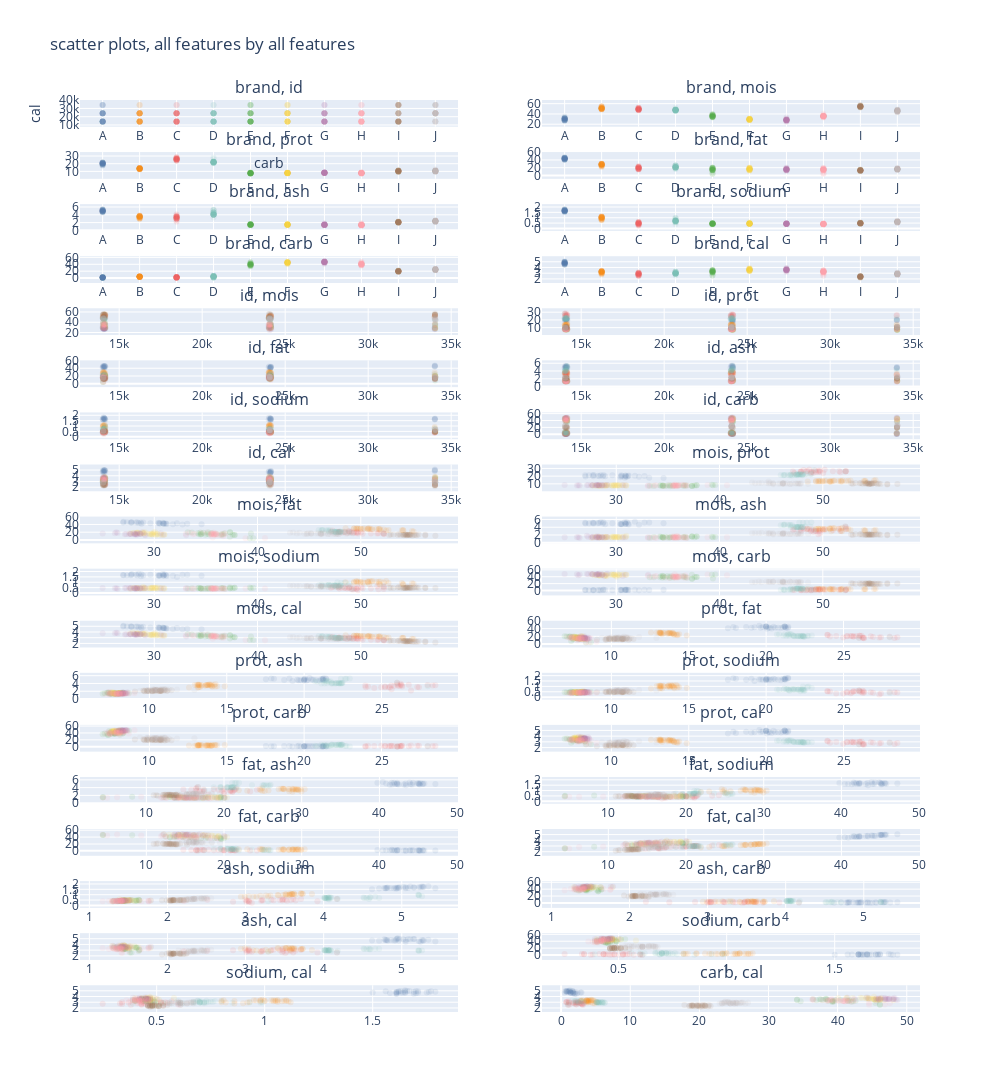

This figure's notebook cell:
### Code cell
fig

### Figure 1 — Plotly figure (JSON) as saved in the notebook; plotly's stock layout.template omitted (floating-point values rounded to 4 significant figures; data arrays with more than 128 entries replaced by an {"elided": "..."} marker saying what was removed)
{"data": [{"marker": {"color": {"elided": "300 str values"}, "opacity": 0.1}, "mode": "markers", "name": "brand, id", "showlegend": false, "type": "scatter", "x": {"elided": "300 str values"}, "xaxis": "x", "y": {"elided": "300 int values"}, "yaxis": "y"}, {"marker": {"color": {"elided": "300 str values"}, "opacity": 0.1}, "mode": "markers", "name": "brand, mois", "showlegend": false, "type": "scatter", "x": {"elided": "300 str values"}, "xaxis": "x2", "y": {"elided": "300 float values"}, "yaxis": "y2"}, {"marker": {"color": {"elided": "300 str values"}, "opacity": 0.1}, "mode": "markers", "name": "brand, prot", "showlegend": false, "type": "scatter", "x": {"elided": "300 str values"}, "xaxis": "x3", "y": {"elided": "300 float values"}, "yaxis": "y3"}, {"marker": {"color": {"elided": "300 str values"}, "opacity": 0.1}, "mode": "markers", "name": "brand, fat", "showlegend": false, "type": "scatter", "x": {"elided": "300 str values"}, "xaxis": "x4", "y": {"elided": "300 float values"}, "yaxis": "y4"}, {"marker": {"color": {"elided": "300 str values"}, "opacity": 0.1}, "mode": "markers", "name": "brand, ash", "showlegend": false, "type": "scatter", "x": {"elided": "300 str values"}, "xaxis": "x5", "y": {"elided": "300 float values"}, "yaxis": "y5"}, {"marker": {"color": {"elided": "300 str values"}, "opacity": 0.1}, "mode": "markers", "name": "brand, sodium", "showlegend": false, "type": "scatter", "x": {"elided": "300 str values"}, "xaxis": "x6", "y": {"elided": "300 float values"}, "yaxis": "y6"}, {"marker": {"color": {"elided": "300 str values"}, "opacity": 0.1}, "mode": "markers", "name": "brand, carb", "showlegend": false, "type": "scatter", "x": {"elided": "300 str values"}, "xaxis": "x7", "y": {"elided": "300 float values"}, "yaxis": "y7"}, {"marker": {"color": {"elided": "300 str values"}, "opacity": 0.1}, "mode": "markers", "name": "brand, cal", "showlegend": false, "type": "scatter", "x": {"elided": "300 str values"}, "xaxis": "x8", "y": {"elided": "300 float values"}, "yaxis": "y8"}, {"marker": {"color": {"elided": "300 str values"}, "opacity": 0.1}, "mode": "markers", "name": "id, mois", "showlegend": false, "type": "scatter", "x": {"elided": "300 int values"}, "xaxis": "x9", "y": {"elided": "300 float values"}, "yaxis": "y9"}, {"marker": {"color": {"elided": "300 str values"}, "opacity": 0.1}, "mode": "markers", "name": "id, prot", "showlegend": false, "type": "scatter", "x": {"elided": "300 int values"}, "xaxis": "x10", "y": {"elided": "300 float values"}, "yaxis": "y10"}, {"marker": {"color": {"elided": "300 str values"}, "opacity": 0.1}, "mode": "markers", "name": "id, fat", "showlegend": false, "type": "scatter", "x": {"elided": "300 int values"}, "xaxis": "x11", "y": {"elided": "300 float values"}, "yaxis": "y11"}, {"marker": {"color": {"elided": "300 str values"}, "opacity": 0.1}, "mode": "markers", "name": "id, ash", "showlegend": false, "type": "scatter", "x": {"elided": "300 int values"}, "xaxis": "x12", "y": {"elided": "300 float values"}, "yaxis": "y12"}, {"marker": {"color": {"elided": "300 str values"}, "opacity": 0.1}, "mode": "markers", "name": "id, sodium", "showlegend": false, "type": "scatter", "x": {"elided": "300 int values"}, "xaxis": "x13", "y": {"elided": "300 float values"}, "yaxis": "y13"}, {"marker": {"color": {"elided": "300 str values"}, "opacity": 0.1}, "mode": "markers", "name": "id, carb", "showlegend": false, "type": "scatter", "x": {"elided": "300 int values"}, "xaxis": "x14", "y": {"elided": "300 float values"}, "yaxis": "y14"}, {"marker": {"color": {"elided": "300 str values"}, "opacity": 0.1}, "mode": "markers", "name": "id, cal", "showlegend": false, "type": "scatter", "x": {"elided": "300 int values"}, "xaxis": "x15", "y": {"elided": "300 float values"}, "yaxis": "y15"}, {"marker": {"color": {"elided": "300 str values"}, "opacity": 0.1}, "mode": "markers", "name": "mois, prot", "showlegend": false, "type": "scatter", "x": {"elided": "300 float values"}, "xaxis": "x16", "y": {"elided": "300 float values"}, "yaxis": "y16"}, {"marker": {"color": {"elided": "300 str values"}, "opacity": 0.1}, "mode": "markers", "name": "mois, fat", "showlegend": false, "type": "scatter", "x": {"elided": "300 float values"}, "xaxis": "x17", "y": {"elided": "300 float values"}, "yaxis": "y17"}, {"marker": {"color": {"elided": "300 str values"}, "opacity": 0.1}, "mode": "markers", "name": "mois, ash", "showlegend": false, "type": "scatter", "x": {"elided": "300 float values"}, "xaxis": "x18", "y": {"elided": "300 float values"}, "yaxis": "y18"}, {"marker": {"color": {"elided": "300 str values"}, "opacity": 0.1}, "mode": "markers", "name": "mois, sodium", "showlegend": false, "type": "scatter", "x": {"elided": "300 float values"}, "xaxis": "x19", "y": {"elided": "300 float values"}, "yaxis": "y19"}, {"marker": {"color": {"elided": "300 str values"}, "opacity": 0.1}, "mode": "markers", "name": "mois, carb", "showlegend": false, "type": "scatter", "x": {"elided": "300 float values"}, "xaxis": "x20", "y": {"elided": "300 float values"}, "yaxis": "y20"}, {"marker": {"color": {"elided": "300 str values"}, "opacity": 0.1}, "mode": "markers", "name": "mois, cal", "showlegend": false, "type": "scatter", "x": {"elided": "300 float values"}, "xaxis": "x21", "y": {"elided": "300 float values"}, "yaxis": "y21"}, {"marker": {"color": {"elided": "300 str values"}, "opacity": 0.1}, "mode": "markers", "name": "prot, fat", "showlegend": false, "type": "scatter", "x": {"elided": "300 float values"}, "xaxis": "x22", "y": {"elided": "300 float values"}, "yaxis": "y22"}, {"marker": {"color": {"elided": "300 str values"}, "opacity": 0.1}, "mode": "markers", "name": "prot, ash", "showlegend": false, "type": "scatter", "x": {"elided": "300 float values"}, "xaxis": "x23", "y": {"elided": "300 float values"}, "yaxis": "y23"}, {"marker": {"color": {"elided": "300 str values"}, "opacity": 0.1}, "mode": "markers", "name": "prot, sodium", "showlegend": false, "type": "scatter", "x": {"elided": "300 float values"}, "xaxis": "x24", "y": {"elided": "300 float values"}, "yaxis": "y24"}, {"marker": {"color": {"elided": "300 str values"}, "opacity": 0.1}, "mode": "markers", "name": "prot, carb", "showlegend": false, "type": "scatter", "x": {"elided": "300 float values"}, "xaxis": "x25", "y": {"elided": "300 float values"}, "yaxis": "y25"}, {"marker": {"color": {"elided": "300 str values"}, "opacity": 0.1}, "mode": "markers", "name": "prot, cal", "showlegend": false, "type": "scatter", "x": {"elided": "300 float values"}, "xaxis": "x26", "y": {"elided": "300 float values"}, "yaxis": "y26"}, {"marker": {"color": {"elided": "300 str values"}, "opacity": 0.1}, "mode": "markers", "name": "fat, ash", "showlegend": false, "type": "scatter", "x": {"elided": "300 float values"}, "xaxis": "x27", "y": {"elided": "300 float values"}, "yaxis": "y27"}, {"marker": {"color": {"elided": "300 str values"}, "opacity": 0.1}, "mode": "markers", "name": "fat, sodium", "showlegend": false, "type": "scatter", "x": {"elided": "300 float values"}, "xaxis": "x28", "y": {"elided": "300 float values"}, "yaxis": "y28"}, {"marker": {"color": {"elided": "300 str values"}, "opacity": 0.1}, "mode": "markers", "name": "fat, carb", "showlegend": false, "type": "scatter", "x": {"elided": "300 float values"}, "xaxis": "x29", "y": {"elided": "300 float values"}, "yaxis": "y29"}, {"marker": {"color": {"elided": "300 str values"}, "opacity": 0.1}, "mode": "markers", "name": "fat, cal", "showlegend": false, "type": "scatter", "x": {"elided": "300 float values"}, "xaxis": "x30", "y": {"elided": "300 float values"}, "yaxis": "y30"}, {"marker": {"color": {"elided": "300 str values"}, "opacity": 0.1}, "mode": "markers", "name": "ash, sodium", "showlegend": false, "type": "scatter", "x": {"elided": "300 float values"}, "xaxis": "x31", "y": {"elided": "300 float values"}, "yaxis": "y31"}, {"marker": {"color": {"elided": "300 str values"}, "opacity": 0.1}, "mode": "markers", "name": "ash, carb", "showlegend": false, "type": "scatter", "x": {"elided": "300 float values"}, "xaxis": "x32", "y": {"elided": "300 float values"}, "yaxis": "y32"}, {"marker": {"color": {"elided": "300 str values"}, "opacity": 0.1}, "mode": "markers", "name": "ash, cal", "showlegend": false, "type": "scatter", "x": {"elided": "300 float values"}, "xaxis": "x33", "y": {"elided": "300 float values"}, "yaxis": "y33"}, {"marker": {"color": {"elided": "300 str values"}, "opacity": 0.1}, "mode": "markers", "name": "sodium, carb", "showlegend": false, "type": "scatter", "x": {"elided": "300 float values"}, "xaxis": "x34", "y": {"elided": "300 float values"}, "yaxis": "y34"}, {"marker": {"color": {"elided": "300 str values"}, "opacity": 0.1}, "mode": "markers", "name": "sodium, cal", "showlegend": false, "type": "scatter", "x": {"elided": "300 float values"}, "xaxis": "x35", "y": {"elided": "300 float values"}, "yaxis": "y35"}, {"marker": {"color": {"elided": "300 str values"}, "opacity": 0.1}, "mode": "markers", "name": "carb, cal", "showlegend": false, "type": "scatter", "x": {"elided": "300 float values"}, "xaxis": "x36", "y": {"elided": "300 float values"}, "yaxis": "y36"}], "layout": {"annotations": [{"font": {"size": 16}, "showarrow": false, "text": "brand, id", "x": 0.225, "xanchor": "center", "xref": "paper", "y": 1, "yanchor": "bottom", "yref": "paper"}, {"font": {"size": 16}, "showarrow": false, "text": "brand, mois", "x": 0.775, "xanchor": "center", "xref": "paper", "y": 1, "yanchor": "bottom", "yref": "paper"}, {"font": {"size": 16}, "showarrow": false, "text": "brand, prot", "x": 0.225, "xanchor": "center", "xref": "paper", "y": 0.9429, "yanchor": "bottom", "yref": "paper"}, {"font": {"size": 16}, "showarrow": false, "text": "brand, fat", "x": 0.775, "xanchor": "center", "xref": "paper", "y": 0.9429, "yanchor": "bottom", "yref": "paper"}, {"font": {"size": 16}, "showarrow": false, "text": "brand, ash", "x": 0.225, "xanchor": "center", "xref": "paper", "y": 0.8858, "yanchor": "bottom", "yref": "paper"}, {"font": {"size": 16}, "showarrow": false, "text": "brand, sodium", "x": 0.775, "xanchor": "center", "xref": "paper", "y": 0.8858, "yanchor": "bottom", "yref": "paper"}, {"font": {"size": 16}, "showarrow": false, "text": "brand, carb", "x": 0.225, "xanchor": "center", "xref": "paper", "y": 0.8287, "yanchor": "bottom", "yref": "paper"}, {"font": {"size": 16}, "showarrow": false, "text": "brand, cal", "x": 0.775, "xanchor": "center", "xref": "paper", "y": 0.8287, "yanchor": "bottom", "yref": "paper"}, {"font": {"size": 16}, "showarrow": false, "text": "id, mois", "x": 0.225, "xanchor": "center", "xref": "paper", "y": 0.7716, "yanchor": "bottom", "yref": "paper"}, {"font": {"size": 16}, "showarrow": false, "text": "id, prot", "x": 0.775, "xanchor": "center", "xref": "paper", "y": 0.7716, "yanchor": "bottom", "yref": "paper"}, {"font": {"size": 16}, "showarrow": false, "text": "id, fat", "x": 0.225, "xanchor": "center", "xref": "paper", "y": 0.7145, "yanchor": "bottom", "yref": "paper"}, {"font": {"size": 16}, "showarrow": false, "text": "id, ash", "x": 0.775, "xanchor": "center", "xref": "paper", "y": 0.7145, "yanchor": "bottom", "yref": "paper"}, {"font": {"size": 16}, "showarrow": false, "text": "id, sodium", "x": 0.225, "xanchor": "center", "xref": "paper", "y": 0.6574, "yanchor": "bottom", "yref": "paper"}, {"font": {"size": 16}, "showarrow": false, "text": "id, carb", "x": 0.775, "xanchor": "center", "xref": "paper", "y": 0.6574, "yanchor": "bottom", "yref": "paper"}, {"font": {"size": 16}, "showarrow": false, "text": "id, cal", "x": 0.225, "xanchor": "center", "xref": "paper", "y": 0.6003, "yanchor": "bottom", "yref": "paper"}, {"font": {"size": 16}, "showarrow": false, "text": "mois, prot", "x": 0.775, "xanchor": "center", "xref": "paper", "y": 0.6003, "yanchor": "bottom", "yref": "paper"}, {"font": {"size": 16}, "showarrow": false, "text": "mois, fat", "x": 0.225, "xanchor": "center", "xref": "paper", "y": 0.5432, "yanchor": "bottom", "yref": "paper"}, {"font": {"size": 16}, "showarrow": false, "text": "mois, ash", "x": 0.775, "xanchor": "center", "xref": "paper", "y": 0.5432, "yanchor": "bottom", "yref": "paper"}, {"font": {"size": 16}, "showarrow": false, "text": "mois, sodium", "x": 0.225, "xanchor": "center", "xref": "paper", "y": 0.4861, "yanchor": "bottom", "yref": "paper"}, {"font": {"size": 16}, "showarrow": false, "text": "mois, carb", "x": 0.775, "xanchor": "center", "xref": "paper", "y": 0.4861, "yanchor": "bottom", "yref": "paper"}, {"font": {"size": 16}, "showarrow": false, "text": "mois, cal", "x": 0.225, "xanchor": "center", "xref": "paper", "y": 0.429, "yanchor": "bottom", "yref": "paper"}, {"font": {"size": 16}, "showarrow": false, "text": "prot, fat", "x": 0.775, "xanchor": "center", "xref": "paper", "y": 0.429, "yanchor": "bottom", "yref": "paper"}, {"font": {"size": 16}, "showarrow": false, "text": "prot, ash", "x": 0.225, "xanchor": "center", "xref": "paper", "y": 0.3719, "yanchor": "bottom", "yref": "paper"}, {"font": {"size": 16}, "showarrow": false, "text": "prot, sodium", "x": 0.775, "xanchor": "center", "xref": "paper", "y": 0.3719, "yanchor": "bottom", "yref": "paper"}, {"font": {"size": 16}, "showarrow": false, "text": "prot, carb", "x": 0.225, "xanchor": "center", "xref": "paper", "y": 0.3148, "yanchor": "bottom", "yref": "paper"}, {"font": {"size": 16}, "showarrow": false, "text": "prot, cal", "x": 0.775, "xanchor": "center", "xref": "paper", "y": 0.3148, "yanchor": "bottom", "yref": "paper"}, {"font": {"size": 16}, "showarrow": false, "text": "fat, ash", "x": 0.225, "xanchor": "center", "xref": "paper", "y": 0.2577, "yanchor": "bottom", "yref": "paper"}, {"font": {"size": 16}, "showarrow": false, "text": "fat, sodium", "x": 0.775, "xanchor": "center", "xref": "paper", "y": 0.2577, "yanchor": "bottom", "yref": "paper"}, {"font": {"size": 16}, "showarrow": false, "text": "fat, carb", "x": 0.225, "xanchor": "center", "xref": "paper", "y": 0.2006, "yanchor": "bottom", "yref": "paper"}, {"font": {"size": 16}, "showarrow": false, "text": "fat, cal", "x": 0.775, "xanchor": "center", "xref": "paper", "y": 0.2006, "yanchor": "bottom", "yref": "paper"}, {"font": {"size": 16}, "showarrow": false, "text": "ash, sodium", "x": 0.225, "xanchor": "center", "xref": "paper", "y": 0.1435, "yanchor": "bottom", "yref": "paper"}, {"font": {"size": 16}, "showarrow": false, "text": "ash, carb", "x": 0.775, "xanchor": "center", "xref": "paper", "y": 0.1435, "yanchor": "bottom", "yref": "paper"}, {"font": {"size": 16}, "showarrow": false, "text": "ash, cal", "x": 0.225, "xanchor": "center", "xref": "paper", "y": 0.08642, "yanchor": "bottom", "yref": "paper"}, {"font": {"size": 16}, "showarrow": false, "text": "sodium, carb", "x": 0.775, "xanchor": "center", "xref": "paper", "y": 0.08642, "yanchor": "bottom", "yref": "paper"}, {"font": {"size": 16}, "showarrow": false, "text": "sodium, cal", "x": 0.225, "xanchor": "center", "xref": "paper", "y": 0.02932, "yanchor": "bottom", "yref": "paper"}, {"font": {"size": 16}, "showarrow": false, "text": "carb, cal", "x": 0.775, "xanchor": "center", "xref": "paper", "y": 0.02932, "yanchor": "bottom", "yref": "paper"}], "height": 5400, "title": {"text": "scatter plots, all features by all features"}, "width": 1000, "xaxis": {"anchor": "y", "autorange": true, "domain": [0, 0.45], "range": [-0.6127, 9.613], "title": {"text": "carb"}, "type": "category"}, "xaxis10": {"anchor": "y10", "autorange": true, "domain": [0.55, 1], "range": [12640.0, 35410.0], "type": "linear"}, "xaxis11": {"anchor": "y11", "autorange": true, "domain": [0, 0.45], "range": [12640.0, 35410.0], "type": "linear"}, "xaxis12": {"anchor": "y12", "autorange": true, "domain": [0.55, 1], "range": [12640.0, 35410.0], "type": "linear"}, "xaxis13": {"anchor": "y13", "autorange": true, "domain": [0, 0.45], "range": [12640.0, 35410.0], "type": "linear"}, "xaxis14": {"anchor": "y14", "autorange": true, "domain": [0.55, 1], "range": [12640.0, 35410.0], "type": "linear"}, "xaxis15": {"anchor": "y15", "autorange": true, "domain": [0, 0.45], "range": [12640.0, 35410.0], "type": "linear"}, "xaxis16": {"anchor": "y16", "autorange": true, "domain": [0.55, 1], "range": [22.81, 59.41], "type": "linear"}, "xaxis17": {"anchor": "y17", "autorange": true, "domain": [0, 0.45], "range": [22.81, 59.41], "type": "linear"}, "xaxis18": {"anchor": "y18", "autorange": true, "domain": [0.55, 1], "range": [22.81, 59.41], "type": "linear"}, "xaxis19": {"anchor": "y19", "autorange": true, "domain": [0, 0.45], "range": [22.81, 59.41], "type": "linear"}, "xaxis2": {"anchor": "y2", "autorange": true, "domain": [0.55, 1], "range": [-0.6127, 9.613], "type": "category"}, "xaxis20": {"anchor": "y20", "autorange": true, "domain": [0.55, 1], "range": [22.81, 59.41], "type": "linear"}, "xaxis21": {"anchor": "y21", "autorange": true, "domain": [0, 0.45], "range": [22.81, 59.41], "type": "linear"}, "xaxis22": {"anchor": "y22", "autorange": true, "domain": [0.55, 1], "range": [5.516, 29.94], "type": "linear"}, "xaxis23": {"anchor": "y23", "autorange": true, "domain": [0, 0.45], "range": [5.516, 29.94], "type": "linear"}, "xaxis24": {"anchor": "y24", "autorange": true, "domain": [0.55, 1], "range": [5.516, 29.94], "type": "linear"}, "xaxis25": {"anchor": "y25", "autorange": true, "domain": [0, 0.45], "range": [5.516, 29.94], "type": "linear"}, "xaxis26": {"anchor": "y26", "autorange": true, "domain": [0.55, 1], "range": [5.516, 29.94], "type": "linear"}, "xaxis27": {"anchor": "y27", "autorange": true, "domain": [0, 0.45], "range": [1.465, 50.12], "type": "linear"}, "xaxis28": {"anchor": "y28", "autorange": true, "domain": [0.55, 1], "range": [1.465, 50.12], "type": "linear"}, "xaxis29": {"anchor": "y29", "autorange": true, "domain": [0, 0.45], "range": [1.465, 50.12], "type": "linear"}, "xaxis3": {"anchor": "y3", "autorange": true, "domain": [0, 0.45], "range": [-0.6127, 9.613], "type": "category"}, "xaxis30": {"anchor": "y30", "autorange": true, "domain": [0.55, 1], "range": [1.465, 50.12], "type": "linear"}, "xaxis31": {"anchor": "y31", "autorange": true, "domain": [0, 0.45], "range": [0.88, 5.72], "type": "linear"}, "xaxis32": {"anchor": "y32", "autorange": true, "domain": [0.55, 1], "range": [0.88, 5.72], "type": "linear"}, "xaxis33": {"anchor": "y33", "autorange": true, "domain": [0, 0.45], "range": [0.88, 5.72], "type": "linear"}, "xaxis34": {"anchor": "y34", "autorange": true, "domain": [0.55, 1], "range": [0.1452, 1.895], "type": "linear"}, "xaxis35": {"anchor": "y35", "autorange": true, "domain": [0, 0.45], "range": [0.1452, 1.895], "type": "linear"}, "xaxis36": {"anchor": "y36", "autorange": true, "domain": [0.55, 1], "range": [-2.767, 51.92], "type": "linear"}, "xaxis4": {"anchor": "y4", "autorange": true, "domain": [0.55, 1], "range": [-0.6127, 9.613], "type": "category"}, "xaxis5": {"anchor": "y5", "autorange": true, "domain": [0, 0.45], "range": [-0.6127, 9.613], "type": "category"}, "xaxis6": {"anchor": "y6", "autorange": true, "domain": [0.55, 1], "range": [-0.6127, 9.613], "type": "category"}, "xaxis7": {"anchor": "y7", "autorange": true, "domain": [0, 0.45], "range": [-0.6127, 9.613], "type": "category"}, "xaxis8": {"anchor": "y8", "autorange": true, "domain": [0.55, 1], "range": [-0.6127, 9.613], "type": "category"}, "xaxis9": {"anchor": "y9", "autorange": true, "domain": [0, 0.45], "range": [12640.0, 35410.0], "type": "linear"}, "yaxis": {"anchor": "x", "autorange": true, "domain": [0.9707, 1], "range": [12250.0, 35800.0], "title": {"text": "cal"}, "type": "linear"}, "yaxis10": {"anchor": "x10", "autorange": true, "domain": [0.7423, 0.7716], "range": [5.098, 30.36], "type": "linear"}, "yaxis11": {"anchor": "x11", "autorange": true, "domain": [0.6852, 0.7145], "range": [0.6313, 50.95], "type": "linear"}, "yaxis12": {"anchor": "x12", "autorange": true, "domain": [0.6852, 0.7145], "range": [0.7971, 5.803], "type": "linear"}, "yaxis13": {"anchor": "x13", "autorange": true, "domain": [0.6281, 0.6574], "range": [0.1152, 1.925], "type": "linear"}, "yaxis14": {"anchor": "x14", "autorange": true, "domain": [0.6281, 0.6574], "range": [-3.704, 52.85], "type": "linear"}, "yaxis15": {"anchor": "x15", "autorange": true, "domain": [0.571, 0.6003], "range": [1.926, 5.334], "type": "linear"}, "yaxis16": {"anchor": "x16", "autorange": true, "domain": [0.571, 0.6003], "range": [5.098, 30.36], "type": "linear"}, "yaxis17": {"anchor": "x17", "autorange": true, "domain": [0.5139, 0.5432], "range": [0.6313, 50.95], "type": "linear"}, "yaxis18": {"anchor": "x18", "autorange": true, "domain": [0.5139, 0.5432], "range": [0.7971, 5.803], "type": "linear"}, "yaxis19": {"anchor": "x19", "autorange": true, "domain": [0.4568, 0.4861], "range": [0.1152, 1.925], "type": "linear"}, "yaxis2": {"anchor": "x2", "autorange": true, "domain": [0.9707, 1], "range": [22.18, 60.04], "type": "linear"}, "yaxis20": {"anchor": "x20", "autorange": true, "domain": [0.4568, 0.4861], "range": [-3.704, 52.85], "type": "linear"}, "yaxis21": {"anchor": "x21", "autorange": true, "domain": [0.3997, 0.429], "range": [1.926, 5.334], "type": "linear"}, "yaxis22": {"anchor": "x22", "autorange": true, "domain": [0.3997, 0.429], "range": [0.6313, 50.95], "type": "linear"}, "yaxis23": {"anchor": "x23", "autorange": true, "domain": [0.3426, 0.3719], "range": [0.7971, 5.803], "type": "linear"}, "yaxis24": {"anchor": "x24", "autorange": true, "domain": [0.3426, 0.3719], "range": [0.1152, 1.925], "type": "linear"}, "yaxis25": {"anchor": "x25", "autorange": true, "domain": [0.2855, 0.3148], "range": [-3.704, 52.85], "type": "linear"}, "yaxis26": {"anchor": "x26", "autorange": true, "domain": [0.2855, 0.3148], "range": [1.926, 5.334], "type": "linear"}, "yaxis27": {"anchor": "x27", "autorange": true, "domain": [0.2284, 0.2577], "range": [0.7971, 5.803], "type": "linear"}, "yaxis28": {"anchor": "x28", "autorange": true, "domain": [0.2284, 0.2577], "range": [0.1152, 1.925], "type": "linear"}, "yaxis29": {"anchor": "x29", "autorange": true, "domain": [0.1713, 0.2006], "range": [-3.704, 52.85], "type": "linear"}, "yaxis3": {"anchor": "x3", "autorange": true, "domain": [0.9136, 0.9429], "range": [5.098, 30.36], "type": "linear"}, "yaxis30": {"anchor": "x30", "autorange": true, "domain": [0.1713, 0.2006], "range": [1.926, 5.334], "type": "linear"}, "yaxis31": {"anchor": "x31", "autorange": true, "domain": [0.1142, 0.1435], "range": [0.1152, 1.925], "type": "linear"}, "yaxis32": {"anchor": "x32", "autorange": true, "domain": [0.1142, 0.1435], "range": [-3.704, 52.85], "type": "linear"}, "yaxis33": {"anchor": "x33", "autorange": true, "domain": [0.0571, 0.08642], "range": [1.926, 5.334], "type": "linear"}, "yaxis34": {"anchor": "x34", "autorange": true, "domain": [0.0571, 0.08642], "range": [-3.704, 52.85], "type": "linear"}, "yaxis35": {"anchor": "x35", "autorange": true, "domain": [0, 0.02932], "range": [1.926, 5.334], "type": "linear"}, "yaxis36": {"anchor": "x36", "autorange": true, "domain": [0, 0.02932], "range": [1.926, 5.334], "type": "linear"}, "yaxis4": {"anchor": "x4", "autorange": true, "domain": [0.9136, 0.9429], "range": [0.6313, 50.95], "type": "linear"}, "yaxis5": {"anchor": "x5", "autorange": true, "domain": [0.8565, 0.8858], "range": [0.7971, 5.803], "type": "linear"}, "yaxis6": {"anchor": "x6", "autorange": true, "domain": [0.8565, 0.8858], "range": [0.1152, 1.925], "type": "linear"}, "yaxis7": {"anchor": "x7", "autorange": true, "domain": [0.7994, 0.8287], "range": [-3.704, 52.85], "type": "linear"}, "yaxis8": {"anchor": "x8", "autorange": true, "domain": [0.7994, 0.8287], "range": [1.926, 5.334], "type": "linear"}, "yaxis9": {"anchor": "x9", "autorange": true, "domain": [0.7423, 0.7716], "range": [22.18, 60.04], "type": "linear"}}}
